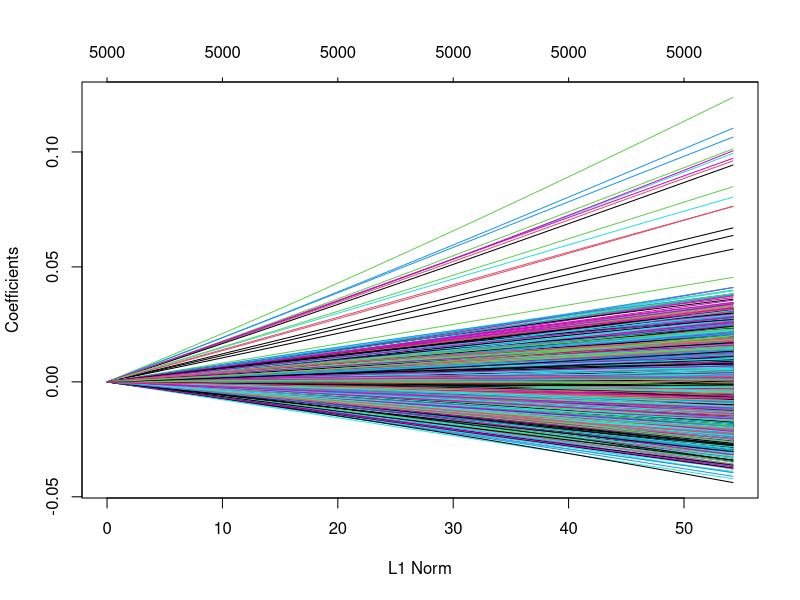
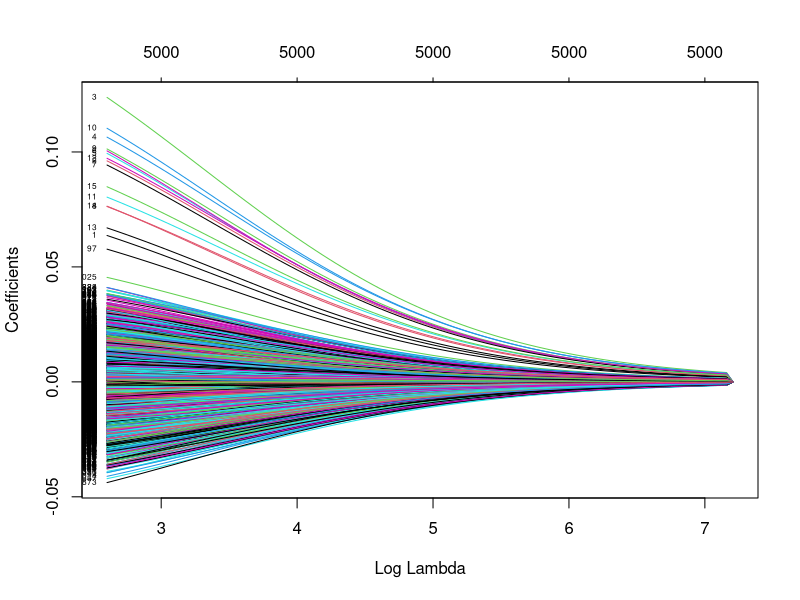
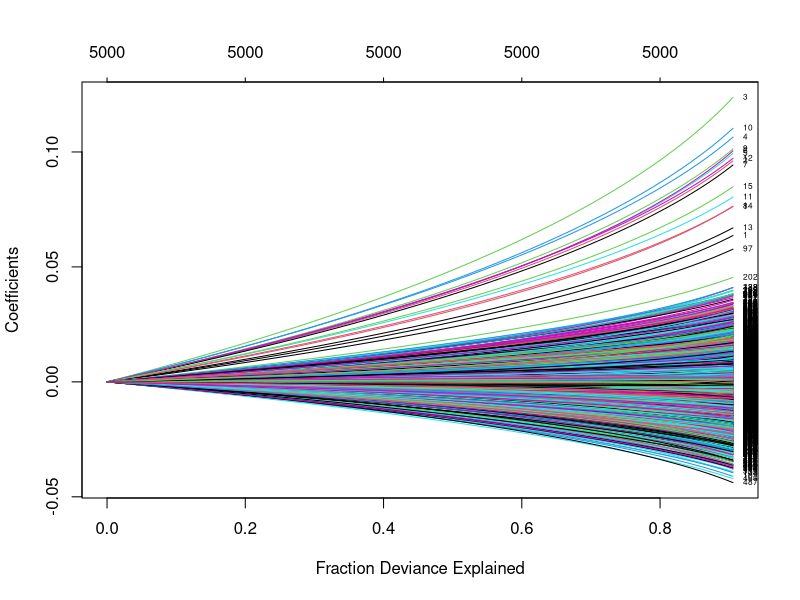
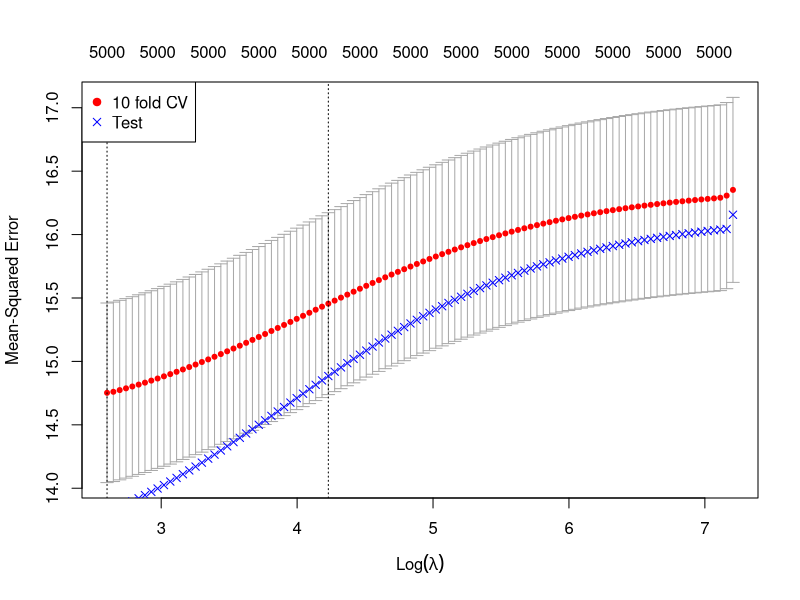

Generate these figures, in order, with R: (Note: a time limit stopped this script after it produced the figures.)
## See https://statquest.org/2018/10/23/statquest-ridge-lasso-and-elastic-net-regression-in-r/

## This code is based on the code Josh Day's example here:
## https://www4.stat.ncsu.edu/~post/josh/LASSO_Ridge_Elastic_Net_-_Examples.html  {link to original website}

library(glmnet)  
# Package to fit ridge/lasso/elastic net models
# glmnet (interesting but complicated): https://web.stanford.edu/~hastie/glmnet/glmnet_alpha.html#lin

# glmnet solves: min {??0,??} 1/N ??? {i=1:N} wil(yi,??0+??Txi) + ??[(1?????)||??||2norm^2/2+??||??||1norm]
# so ?? = 0: Ridge ; ?? = 1:Lasso

##############################################################
##
## Example 1
## Assuming 4085 useless variables in the model, only 15 that are useful.
## Also, not much data relative to the number of parameters.
## 1,000 samples and 5,000 parameters.
##
############################################################## {description of example}

set.seed(42)  # Set seed for reproducibility

n <- 1000  # Number of observations
p <- 5000  # Number of predictors included in model
real_p <- 15  # Number of true predictors

## Generate the data
x <- matrix(rnorm(n*p), nrow=n, ncol=p)
y <- apply(x[,1:real_p], 1, sum) + rnorm(n)

## Split data into training and testing datasets.
## 2/3rds of the data will be used for Training and 1/3 of the
## data will be used for Testing. {Explaining train and test split}
train_rows <- sample(1:n, .66*n)
x.train <- x[train_rows, ]
x.test <- x[-train_rows, ]

y.train <- y[train_rows]
y.test <- y[-train_rows]


## Now we will use 10-fold Cross Validation to determine the
## optimal value for lambda for...

################################
##
## alpha = 0 i.e. Ridge Regression
##
################################
alpha0.fit <- cv.glmnet(x.train, y.train, type.measure="mse", 
                        alpha=0, family="gaussian") # family = binomial for logistic regression
alpha0.fit.coefs = head(coef(alpha0.fit)) # these values will then be used to predict
# see: https://cran.r-project.org/web/packages/glmnet/glmnet.pdf
# coefs are returned for lambda.1se only by default

alpha0.predicted <- 
  predict(alpha0.fit, s=alpha0.fit$lambda.1se, newx=x.test)
## s = is the "size" of the penalty that we want to use, and
##     thus, corresponds to lambda. (I believe that glmnet creators
##     decided to use 's' instead of lambda just in case they 
##     eventually coded up a version that let you specify the 
##     individual lambdas, but I'm not sure.)
##
##     In this case, we set 's' to "lambda.1se", which is
##     the value for lambda that results in the simplest model
##     such that the cross validation error is within one 
##     standard error of the minimum.
##     
##     If we wanted to to specify the lambda that results in the
##     model with the minimum cross valdiation error, not a model
##     within one SE of of the minimum, we would 
##     set 's' to "lambda.min".
##
##     Choice of lambda.1se vs lambda.min boils down to this...
##     Statistically speaking, the cross validation error for 
##     lambda.1se is indistinguisable from the cross validation error
##     for lambda.min, since they are within 1 SE of each other. 
##     So we can pick the simpler model without
##     much risk of severely hindering the ability to accurately
##     predict values for 'y' given values for 'x'.
##
##     All that said, lambda.1se only makes the model simpler when
##     alpha != 0, since we need some Lasso regression mixed in
##     to remove variables from the model. However, to keep things
##     consistant when we compare different alphas, it makes sense
##     to use lambda.1se all the time.
##
## newx = is the Testing Dataset

# Adding my own comments to the above: https://stackoverflow.com/questions/45895238/lambda-1se-not-being-in-one-standard-error-of-the-error
# The simplest model corresponds to the largest lambda (within 1 s.e of the min lambda)
# Remember: Larger lambda leads to a simpler model because it fits
# the training set less well, thus generalising better 
# (provided lambda is not too large, as this leads to underfitting)
# When Josh says that "lambda.1se only makes the model simpler when alpha != 0",
# I think he means simpler in terms of potentially removing a variable (and ridge cannot remove vars),
# but I talk about simpler in terms of less 'overfit' to the traning set, irrespective of no.of vars {General comments - VERY USEFUL!}

## Lastly, let's calculate the Mean Squared Error (MSE) for the model
## created for alpha = 0.
## The MSE is the mean of the sum of the squared difference between 
## the predicted 'y' values and the true 'y' values in the 
## Testing dataset... {Basic MSE comments...}
alpha0.mse = mean((y.test - alpha0.predicted)^2)

# diverging to do some exploring...

simple_fit = glmnet(x.train, y.train, alpha=0) # %Dev is a generalised version of R-squared, according to Trevor Hastie @ approx 35 mins: https://www.youtube.com/watch?v=BU2gjoLPfDc
plot(simple_fit)
plot(simple_fit, xvar = "lambda", label = T) # could interpret the plot as evidence that variables that e
# nter the model early are the most predictive and 
# variables that enter the model later are less important {Comments on this (mess of a) plot}
plot(simple_fit, xvar = "dev", label = T)


tpred = predict(simple_fit, x.test)
mte = apply((tpred-y.test)^2, 2, mean)
plot(alpha0.fit) # cv (default = 10 in cv.glmnet) is performed on each lambda (default = 100 in glmnet)
# i.e 10-fold cv models are fit on each lambda
# the red dot is the mean of the 10 cv's
# the bars signify the standard error of the mean across the 10-fold cv for each lambda { My intuition of the plot}
points(log(simple_fit$lambda),mte,col="blue",pch = 4)
legend("topleft", legend = c("10 fold CV", "Test"), pch = c(19,4), col = c("red","blue"))

log(alpha0.fit$lambda.min) # lowest point on graph above
alpha0.fit$cvm


# ...end of exploring

################################
##
## alpha = 1 i.e. Lasso Regression
##
################################
alpha1.fit <- cv.glmnet(x.train, y.train, type.measure="mse", 
                        alpha=1, family="gaussian")

alpha1.predicted <- 
  predict(alpha1.fit, s=alpha1.fit$lambda.1se, newx=x.test)

alpha1.mse = mean((y.test - alpha1.predicted)^2)

################################
##
## alpha = 0.5, a 50/50 mixture of Ridge and Lasso Regression i.e. ElasticNet
##
################################
alpha0.5.fit <- cv.glmnet(x.train, y.train, type.measure="mse", 
                          alpha=0.5, family="gaussian")

alpha0.5.predicted <- 
  predict(alpha0.5.fit, s=alpha0.5.fit$lambda.1se, newx=x.test)

alpha0.5.mse = mean((y.test - alpha0.5.predicted)^2)

################################
##
## However, the best thing to do is just try a bunch of different
## values for alpha rather than guess which one will be best.
##
## The following loop uses 10-fold Cross Validation to determine the
## optimal value for lambda for alpha = 0, 0.1, ... , 0.9, 1.0
## using the Training dataset.
##
## NOTE, on my dinky laptop, this takes about 2 minutes to run
##
################################ {General comments on next step}

list.of.fits <- list()
for (i in 0:10) {
  ## Here's what's going on in this loop...
  ## We are testing alpha = i/10. This means we are testing
  ## alpha = 0/10 = 0 on the first iteration, alpha = 1/10 = 0.1 on
  ## the second iteration etc.
  
  ## First, make a variable name that we can use later to refer
  ## to the model optimized for a specific alpha.
  ## For example, when alpha = 0, we will be able to refer to 
  ## that model with the variable name "alpha0". {Explaining this loop}
  fit.name <- paste0("alpha", i/10)
  
  ## Now fit a model (i.e. optimize lambda) and store it in a list that 
  ## uses the variable name we just created as the reference.
  list.of.fits[[fit.name]] <-
    cv.glmnet(x.train, y.train, type.measure="mse", alpha=i/10, 
              family="gaussian")
}

## Now we see which alpha (0, 0.1, ... , 0.9, 1) does the best job
## predicting the values in the Testing dataset.
results <- data.frame()
for (i in 0:10) {
  fit.name <- paste0("alpha", i/10)
  
  ## Use each model to predict 'y' given the Testing dataset
  predicted <- 
    predict(list.of.fits[[fit.name]], 
            s=list.of.fits[[fit.name]]$lambda.1se, newx=x.test)
  
  mse <- mean((y.test - predicted)^2)
  
  ## Store the results
  temp <- data.frame(alpha=i/10, mse=mse, fit.name=fit.name)
  results <- rbind(results, temp)
}

## View the results
results
# if you compare the values here to, say, alpha0.mse, they will differ slightly
# because before regularisation/optimisation, the initial parameter values are randomly initialised
# just to be clear, glment uses coordinate descent, hence this discrepancy arises. No big deal, just FYI! {quick comment on results - USEFUL!}

##############################################################
##
## Example 2
## 3500 useless variables, 1500 useful (so lots of useful variables)
## 1,000 samples and 5,000 parameters
##
##############################################################

set.seed(42) # Set seed for reproducibility

n <- 1000    # Number of observations
p <- 5000     # Number of predictors included in model
real_p <- 1500  # Number of true predictors

## Generate the data
x <- matrix(rnorm(n*p), nrow=n, ncol=p)
y <- apply(x[,1:real_p], 1, sum) + rnorm(n)

# Split data into train (2/3) and test (1/3) sets
train_rows <- sample(1:n, .66*n)
x.train <- x[train_rows, ]
x.test <- x[-train_rows, ]

y.train <- y[train_rows]
y.test <- y[-train_rows]

list.of.fits <- list()
for (i in 0:10) {
  fit.name <- paste0("alpha", i/10)
  
  list.of.fits[[fit.name]] <-
    cv.glmnet(x.train, y.train, type.measure="mse", alpha=i/10, 
              family="gaussian")
}

results <- data.frame()
for (i in 0:10) {
  fit.name <- paste0("alpha", i/10)
  
  predicted <- 
    predict(list.of.fits[[fit.name]], 
            s=list.of.fits[[fit.name]]$lambda.1se, newx=x.test)
  
  mse <- mean((y.test - predicted)^2)
  
  temp <- data.frame(alpha=i/10, mse=mse, fit.name=fit.name)
  results <- rbind(results, temp)
}

results
